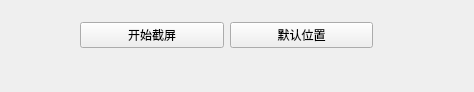
<?xml version="1.0" encoding="UTF-8"?>
<ui version="4.0">
 <class>ScreenCapWidget</class>
 <widget class="QWidget" name="ScreenCapWidget">
  <property name="geometry">
   <rect>
    <x>0</x>
    <y>0</y>
    <width>474</width>
    <height>92</height>
   </rect>
  </property>
  <property name="windowTitle">
   <string>ScreenCapWidget</string>
  </property>
  <widget class="QWidget" name="layoutWidget">
   <property name="geometry">
    <rect>
     <x>80</x>
     <y>20</y>
     <width>293</width>
     <height>30</height>
    </rect>
   </property>
   <layout class="QHBoxLayout" name="horizontalLayout">
    <item>
     <widget class="QPushButton" name="start_btn">
      <property name="text">
       <string>开始截屏</string>
      </property>
      <property name="shortcut">
       <string/>
      </property>
     </widget>
    </item>
    <item>
     <widget class="QPushButton" name="open_btn">
      <property name="text">
       <string>默认位置</string>
      </property>
     </widget>
    </item>
   </layout>
  </widget>
 </widget>
 <resources/>
 <connections/>
</ui>
